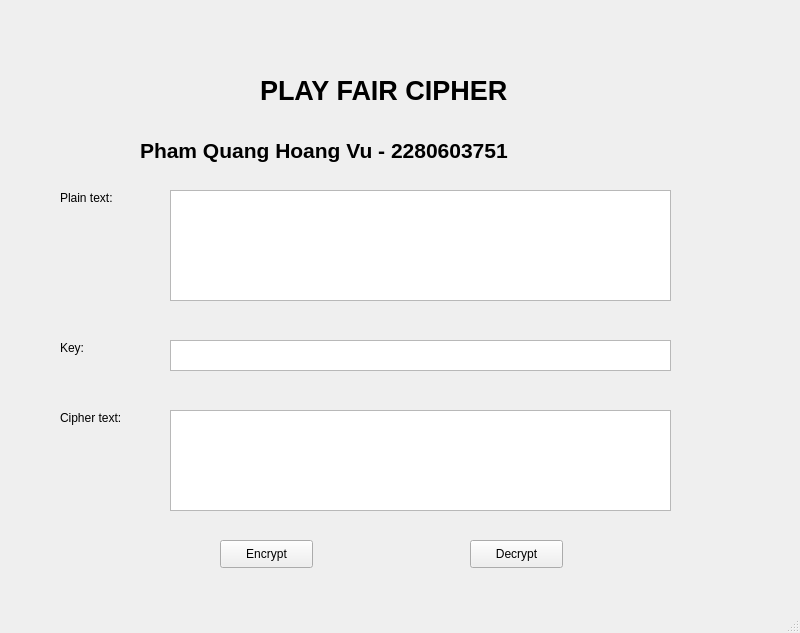
<?xml version="1.0" encoding="UTF-8"?>
<ui version="4.0">
 <class>MainWindow</class>
 <widget class="QMainWindow" name="MainWindow">
  <property name="geometry">
   <rect>
    <x>0</x>
    <y>0</y>
    <width>800</width>
    <height>633</height>
   </rect>
  </property>
  <property name="windowTitle">
   <string>MainWindow</string>
  </property>
  <widget class="QWidget" name="centralwidget">
   <widget class="QPushButton" name="btn_decrypt">
    <property name="geometry">
     <rect>
      <x>470</x>
      <y>540</y>
      <width>93</width>
      <height>28</height>
     </rect>
    </property>
    <property name="text">
     <string>Decrypt</string>
    </property>
   </widget>
   <widget class="QPushButton" name="btn_encrypt">
    <property name="geometry">
     <rect>
      <x>220</x>
      <y>540</y>
      <width>93</width>
      <height>28</height>
     </rect>
    </property>
    <property name="text">
     <string>Encrypt</string>
    </property>
   </widget>
   <widget class="QLabel" name="label_2">
    <property name="geometry">
     <rect>
      <x>60</x>
      <y>190</y>
      <width>81</width>
      <height>16</height>
     </rect>
    </property>
    <property name="font">
     <font>
      <pointsize>9</pointsize>
     </font>
    </property>
    <property name="text">
     <string>Plain text:</string>
    </property>
   </widget>
   <widget class="QLabel" name="label_4">
    <property name="geometry">
     <rect>
      <x>60</x>
      <y>410</y>
      <width>81</width>
      <height>16</height>
     </rect>
    </property>
    <property name="font">
     <font>
      <pointsize>9</pointsize>
     </font>
    </property>
    <property name="text">
     <string>Cipher text:</string>
    </property>
   </widget>
   <widget class="QLabel" name="label_5">
    <property name="geometry">
     <rect>
      <x>140</x>
      <y>120</y>
      <width>571</width>
      <height>61</height>
     </rect>
    </property>
    <property name="font">
     <font>
      <pointsize>16</pointsize>
      <weight>75</weight>
      <bold>true</bold>
     </font>
    </property>
    <property name="text">
     <string>Pham Quang Hoang Vu - 2280603751</string>
    </property>
   </widget>
   <widget class="QPlainTextEdit" name="txt_plain">
    <property name="geometry">
     <rect>
      <x>170</x>
      <y>190</y>
      <width>501</width>
      <height>111</height>
     </rect>
    </property>
   </widget>
   <widget class="QPlainTextEdit" name="txt_cipher">
    <property name="geometry">
     <rect>
      <x>170</x>
      <y>410</y>
      <width>501</width>
      <height>101</height>
     </rect>
    </property>
   </widget>
   <widget class="QTextEdit" name="txt_key">
    <property name="geometry">
     <rect>
      <x>170</x>
      <y>340</y>
      <width>501</width>
      <height>31</height>
     </rect>
    </property>
   </widget>
   <widget class="QLabel" name="label">
    <property name="geometry">
     <rect>
      <x>260</x>
      <y>60</y>
      <width>361</width>
      <height>61</height>
     </rect>
    </property>
    <property name="font">
     <font>
      <pointsize>20</pointsize>
      <weight>75</weight>
      <bold>true</bold>
     </font>
    </property>
    <property name="text">
     <string>PLAY FAIR CIPHER</string>
    </property>
   </widget>
   <widget class="QLabel" name="label_3">
    <property name="geometry">
     <rect>
      <x>60</x>
      <y>340</y>
      <width>81</width>
      <height>16</height>
     </rect>
    </property>
    <property name="font">
     <font>
      <pointsize>9</pointsize>
     </font>
    </property>
    <property name="text">
     <string>Key:</string>
    </property>
   </widget>
  </widget>
  <widget class="QMenuBar" name="menubar">
   <property name="geometry">
    <rect>
     <x>0</x>
     <y>0</y>
     <width>800</width>
     <height>26</height>
    </rect>
   </property>
  </widget>
  <widget class="QStatusBar" name="statusbar"/>
 </widget>
 <resources/>
 <connections/>
</ui>
